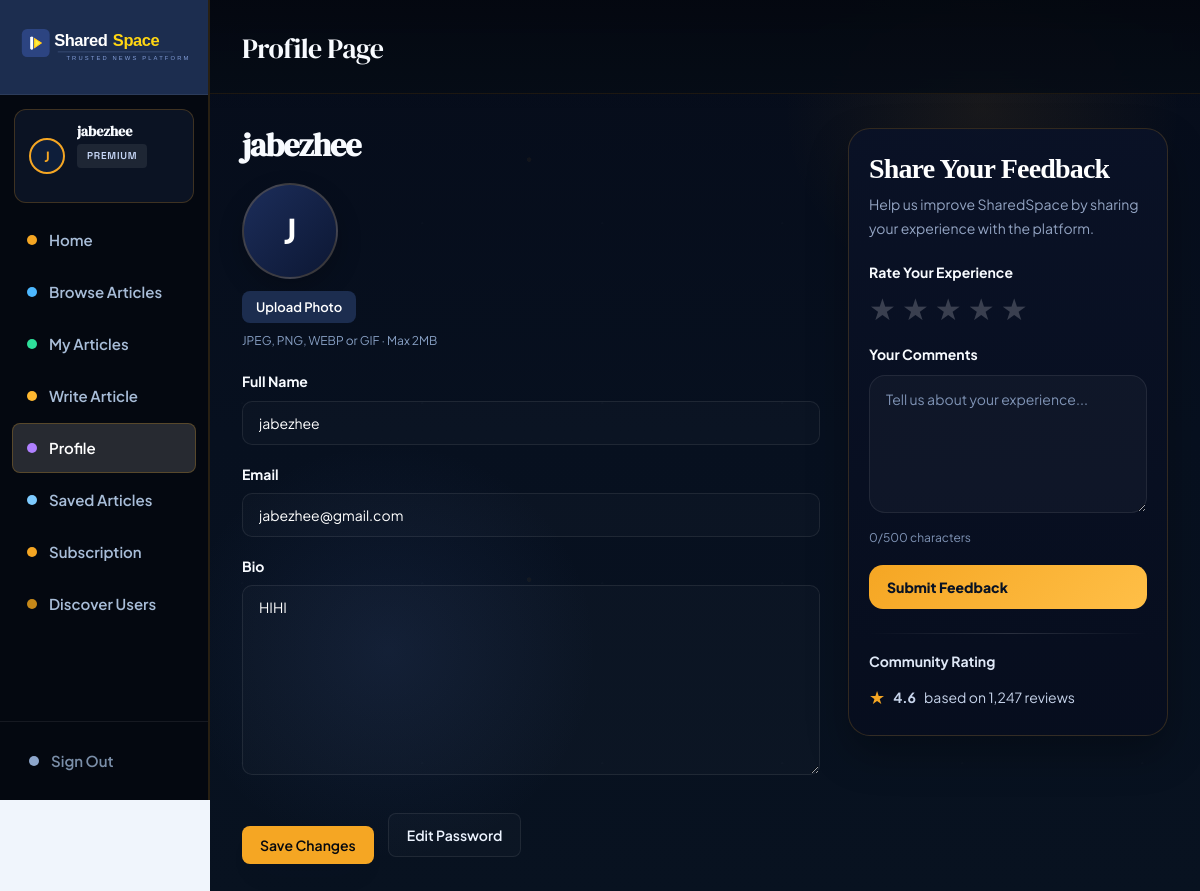
Screenshot of /pages/profile.php (signed in) with the database file from the repository.
### tables this page shows
CREATE TABLE `users` (
  `id` int NOT NULL,
  `email` varchar(255) NOT NULL,
  `password` varchar(255) NOT NULL,
  `full_name` varchar(255) DEFAULT NULL,
  `bio` text,
  `avatar_url` text,
  `role` enum('free','premium','category_admin','system_admin','ai_trainer') NOT NULL DEFAULT 'free',
  `is_premium` tinyint(1) NOT NULL DEFAULT '0',
  `is_suspended` tinyint(1) NOT NULL DEFAULT '0',
  `created_at` datetime NOT NULL DEFAULT CURRENT_TIMESTAMP,
  `updated_at` datetime NOT NULL DEFAULT CURRENT_TIMESTAMP ON UPDATE CURRENT_TIMESTAMP,
  `email_verified` tinyint(1) DEFAULT '0',
  `verification_token` varchar(255) DEFAULT NULL,
  `last_verification_email` datetime DEFAULT NULL,
  `reset_token` varchar(255) DEFAULT NULL,
  `reset_expires` datetime DEFAULT NULL,
  `age_group` varchar(20) DEFAULT NULL,
  `gender` enum('male','female') DEFAULT NULL,
  `onboarding_completed` tinyint(1) DEFAULT '0'
);

### includes/controllers/AuthController.php (called while the page is built, shortened)
<?php
require_once __DIR__ . '/../entities/User.php';
class AuthController {
    public function currentUser(): ?User {
        static $cache = [];
        $id = $_SESSION['user_id'];
        if (!isset($cache[$id])) {
            $row        = DB::first('SELECT * FROM users WHERE id = ?', [$id]);
            $cache[$id] = $row ? new User($row) : null;
        }
        return $cache[$id];
    }
    public function requireAuth(): void {
        $user = $this->currentUser();
    }
}

### includes/db.php (called while the page is built, shortened)
<?php
class DB {
    private static ?PDO $pdo = null;
    public static function get(): PDO {
        if (self::$pdo === null) {
            $dsn = sprintf('mysql:host=%s;port=%s;dbname=%s;charset=utf8mb4',
                DB_HOST, DB_PORT, DB_NAME);
            self::$pdo = new PDO($dsn, DB_USER, DB_PASS, [
                PDO::ATTR_ERRMODE            => PDO::ERRMODE_EXCEPTION,
                PDO::ATTR_DEFAULT_FETCH_MODE => PDO::FETCH_ASSOC,
                PDO::ATTR_EMULATE_PREPARES   => false,
            ]);
        }
        return self::$pdo;
    }
    public static function query(string $sql, array $params = []): array {
        $stmt = self::get()->prepare($sql);
        $stmt->execute($params);
        return $stmt->fetchAll();
    }
    public static function first(string $sql, array $params = []): ?array {
        $rows = self::query($sql, $params);
        return $rows[0] ?? null;
    }
}

### includes/entities/User.php (called while the page is built, shortened)
<?php
class User
{
    public string $fullName;
    public function __construct(array $row)
    {
        $this->email       = $row['email'];
        $this->fullName    = $row['full_name'] ?? '';
        $this->role        = $row['role']       ?? 'free';
        $this->bio         = $row['bio']        ?? '';
    }
    public function initial(): string
    {
        return strtoupper(mb_substr($this->fullName, 0, 1)) ?: '?';
    }
}

### pages/profile.php (the view, shortened to what this page needs)
<?php
require_once __DIR__ . '/../includes/layout.php';
require_once __DIR__ . '/../includes/controllers/AuthController.php';
$auth = new AuthController();
$auth->requireAuth();
$user = $auth->currentUser();
$allowedFeedbackRoles = ['free', 'premium', 'category_admin'];
$feedbackStats = DB::first("
    SELECT
        ROUND(AVG(rating), 1) AS avg_rating,
        COUNT(*) AS review_count
    FROM site_feedback
    WHERE is_approved = 1
");
$communityRating = $feedbackStats && $feedbackStats['avg_rating'] !== null
    ? $feedbackStats['avg_rating']
    : '4.6';
$communityReviewCount = $feedbackStats && (int)$feedbackStats['review_count'] > 0
    ? (int)$feedbackStats['review_count']
    : 1247;
page_head('Profile');
?>
<div class="dashboard-layout <?= in_array($user->role, ['system_admin', 'ai_trainer'], true) ? 'profile-admin-shell' : 'user-dashboard-shell' ?>">
    <?php sidebar($user); ?>
    <main>
        <?php dash_header('Profile Page'); ?>
        <div class="page-content">
            <div class="profile-layout">
                <section class="profile-main">
                    <div class="profile">
                        <div class="profile-header">
                            <div class="user-info">
                                <h2><?= htmlspecialchars($user->fullName); ?></h2>
                            </div>
                        </div>
                        <form action="/pages/update-profile.php" method="POST" enctype="multipart/form-data">
                            <div class="image-upload-container">
                                <div id="avatarPreview" class="profile-avatar-preview">
                                    <?php if (!empty($user->avatarUrl)): ?>
                                        <img
                                            id="avatarImg"
                                            src="/public/<?= htmlspecialchars($user->avatarUrl) ?>"
                                            alt="Profile picture"
                                        >
                                    <?php else: ?>
                                        <span id="avatarInitial"><?= htmlspecialchars($user->initial()) ?></span>
                                    <?php endif; ?>
                                </div>
                                <div class="image-buttons">
                                    <button
                                        type="button"
                                        class="btn-dark"
                                        onclick="document.getElementById('avatarInput').click()"
                                    >
                                        Upload Photo
                                    </button>
                                </div>
                                <p class="text-muted profile-upload-note">
                                    JPEG, PNG, WEBP or GIF · Max 2MB
                                </p>
                            </div>
                            <label for="fullName">Full Name</label>
                            <input
                                type="text"
                                id="fullName"
                                name="fullName"
                                value="<?= htmlspecialchars($user->fullName) ?>"
                                required
                            >
                            <label for="email">Email</label>
                            <input
                                type="email"
                                id="email"
                                name="email"
                                value="<?= htmlspecialchars($user->email) ?>"
                                required
                            >
                            <label for="bio">Bio</label>
                            <textarea
                                id="bio"
                                name="bio"
                                rows="6"
                            ><?= htmlspecialchars($user->bio) ?></textarea>
                            <div class="profile-actions">
                                <button type="submit" class="btn btn-primary">Save Changes</button>
                                <a href="/pages/edit-password.php" class="btn profile-password-btn">Edit Password</a>
                            </div>
                        </form>
                    </div>
                </section>
                <?php if (in_array($user->role ?? '', $allowedFeedbackRoles, true)): ?>
                    <aside class="feedback-panel">
                        <div class="feedback-card">
                            <h3>Share Your Feedback</h3>
                            <p class="feedback-subtitle">
                                Help us improve SharedSpace by sharing your experience with the platform.
                            </p>
                            <form action="/pages/submit-feedback.php" method="POST" class="feedback-form">
                                <label class="feedback-label">Rate Your Experience</label>
                                <div class="rating-stars">
                                    <label for="star5" title="5 stars">★</label>
                                    <label for="star4" title="4 stars">★</label>
                                    <label for="star3" title="3 stars">★</label>
                                    <label for="star2" title="2 stars">★</label>
                                    <label for="star1" title="1 star">★</label>
                                </div>
                                <label for="feedbackContent" class="feedback-label">Your Comments</label>
                                <textarea
                                    id="feedbackContent"
                                    name="content"
                                    rows="6"
                                    maxlength="500"
                                    placeholder="Tell us about your experience..."
                                    required
                                ></textarea>
                                <div class="feedback-count">
                                    <span id="feedbackCharCount">0</span>/500 characters
                                </div>
                                <button type="submit" class="btn feedback-submit-btn">
                                    Submit Feedback
                                </button>
                            </form>
                            <div class="feedback-divider"></div>
                            <div class="community-rating-block">
                                <div class="community-rating-title">Community Rating</div>
                                <div class="community-rating">
                                    <span class="community-rating-star">★</span>
                                    <strong><?= htmlspecialchars((string)$communityRating) ?></strong>
                                    <span>based on <?= number_format($communityReviewCount) ?> reviews</span>
                                </div>
                            </div>
                        </div>
                    </aside>
                <?php endif; ?>
            </div>
        </div>
    </main>
</div>
<?php page_foot(); ?>

### includes/layout.php (shortened to what this page needs)
<?php
require_once __DIR__ . '/db.php';
require_once __DIR__ . '/controllers/AuthController.php';
function page_head(string $title): void {
    $slug = strtolower(trim(preg_replace('/[^a-z0-9]+/i', '-', $title), '-'));
?>
<!DOCTYPE html>
<html lang="en">
<head>
<link rel="stylesheet" href="/public/css/app.css?v=<?= filemtime(__DIR__ . '/../public/css/app.css') ?>" />
</head>
<body class="page-<?= htmlspecialchars($slug) ?>">
<?php }
function page_foot(): void { ?>
</body>
</html>
<?php }
function sharedspace_brand(string $href = '/', string $variant = 'dark', string $class = ''): void { ?>
    <a href="<?= htmlspecialchars($href) ?>" class="sharedspace-brand <?= htmlspecialchars(trim($class)) ?>">
        <img
            src="<?= htmlspecialchars($variant === 'light' ? '/public/icons/sharedspace-logo-light.svg' : '/public/icons/sharedspace-logo-dark.svg') ?>"
            alt="SharedSpace"
            class="sharedspace-brand-image"
        >
    </a>
<?php }
function sidebar(User $user): void {
    $path = parse_url($_SERVER['REQUEST_URI'], PHP_URL_PATH);
    if ($user->role === 'system_admin') {
        $links = [
            ['href' => '/pages/admin-dashboard.php', 'key' => 'home',    'label' => 'Admin Dashboard'],
            ['href' => '/pages/browse.php',           'key' => 'browse',  'label' => 'Browse Articles'],
            ['href' => '/pages/admin-landing.php',    'key' => 'landing', 'label' => 'Manage Landing Page'],
            ['href' => '/pages/admin-audit-log.php',  'key' => 'audit',   'label' => 'Audit Log'],
            ['href' => '/pages/admin-ai-dashboard.php', 'key' => 'ai', 'label' => 'AI Dashboard'],
            ['href' => '/pages/admin-ai-calibration.php', 'key' => 'settings', 'label' => 'Calibration'],
            ['href' => '/pages/profile.php',          'key' => 'profile', 'label' => 'Profile'],
        ];
    } else {
        $links = [
            ['href' => '/dashboard.php', 'key' => 'home', 'label' => 'Home'],
            ['href' => '/pages/browse.php', 'key' => 'browse', 'label' => 'Browse Articles'],
            ['href' => '/pages/my-articles.php', 'key' => 'articles', 'label' => 'My Articles'],
            ['href' => '/pages/write.php', 'key' => 'compose', 'label' => 'Write Article'],
            ['href' => '/pages/profile.php', 'key' => 'profile', 'label' => 'Profile'],
            ['href' => '/pages/savedarticles.php', 'key' => 'saved', 'label' => 'Saved Articles'],
            ['href' => '/pages/subscription.php', 'key' => 'membership', 'label' => $user->role === 'premium' ? 'Subscription' : 'Upgrade'],
            ['href' => '/pages/users.php', 'key' => 'users', 'label' => 'Discover Users'],
        ];
    }
    ?>
<aside class="sidebar">
    <div class="sidebar-logo">
        <?php sharedspace_brand(
            $user->role === 'system_admin' ? '/pages/admin-dashboard.php' : ($user->role === 'ai_trainer' ? '/pages/ai-trainer-dashboard.php' : ($user->role === 'category_admin' ? '/pages/category-admin-dashboard.php' : '/dashboard.php')),
            'light',
            'sidebar-brand'
        ); ?>
    </div>
    <div class="sidebar-user">
        <?php if (!empty($user->avatarUrl)): ?>
            <div class="user-avatar" style="background:none;padding:0;overflow:hidden">
                <img src="/public/<?= htmlspecialchars($user->avatarUrl) ?>"
                     alt="<?= htmlspecialchars($user->fullName) ?>"
                     style="width:100%;height:100%;object-fit:cover;border-radius:50%">
            </div>
        <?php else: ?>
            <div class="user-avatar"><?= htmlspecialchars($user->initial()) ?></div>
        <?php endif; ?>
        <div class="user-info">
            <p class="user-name"><?= htmlspecialchars($user->fullName) ?></p>
            <?php if ($user->role === 'premium'): ?>
                <span class="role-badge premium">Premium</span>
            <?php elseif ($user->role === 'system_admin'): ?>
                <span class="role-badge system-admin">System Admin</span>
            <?php elseif ($user->role === 'ai_trainer'): ?>
                <span class="role-badge ai-trainer">AI Trainer</span>
            <?php else: ?>
                <span class="role-badge free">Free</span>
            <?php endif; ?>
        </div>
    </div>
    <nav class="sidebar-nav">
        <ul>
        <?php foreach ($links as $link): ?>
            <li>
                <a href="<?= $link['href'] ?>" class="nav-link <?= $path === $link['href'] ? 'active' : '' ?>">
                    <span class="nav-icon nav-icon-<?= htmlspecialchars($link['key']) ?>" aria-hidden="true"></span>
                    <?= htmlspecialchars($link['label']) ?>
                </a>
            </li>
        <?php endforeach; ?>
        </ul>
    </nav>
    <div class="sidebar-footer">
        <a href="/logout.php" class="nav-link logout">
            <span class="nav-icon nav-icon-logout" aria-hidden="true"></span>
            Sign Out
        </a>
    </div>
</aside>
<?php }
function dash_header(string $title, string $subtitle = ''): void { ?>
<header class="dash-header">
    <div>
        <h1 class="dash-title"><?= htmlspecialchars($title) ?></h1>
    </div>
</header>
<?php }
    if ($err): ?><div class="alert alert-error"><?= htmlspecialchars($err) ?></div><?php endif;

### rows the page displays
users: full_name "J", full_name "jabezhee", fullName "jabezhee", email "jabezhee@gmail.com", bio "HIHI"

### other values shown
$link['label'] "Home"
$link['label'] "Browse Articles"
$link['label'] "My Articles"
$link['label'] "Write Article"
$link['label'] "Profile"
$link['label'] "Saved Articles"
$link['label'] "Subscription"
$link['label'] "Discover Users"
$title "Profile Page"
$communityRating "4.6"
$communityReviewCount "1,247"
